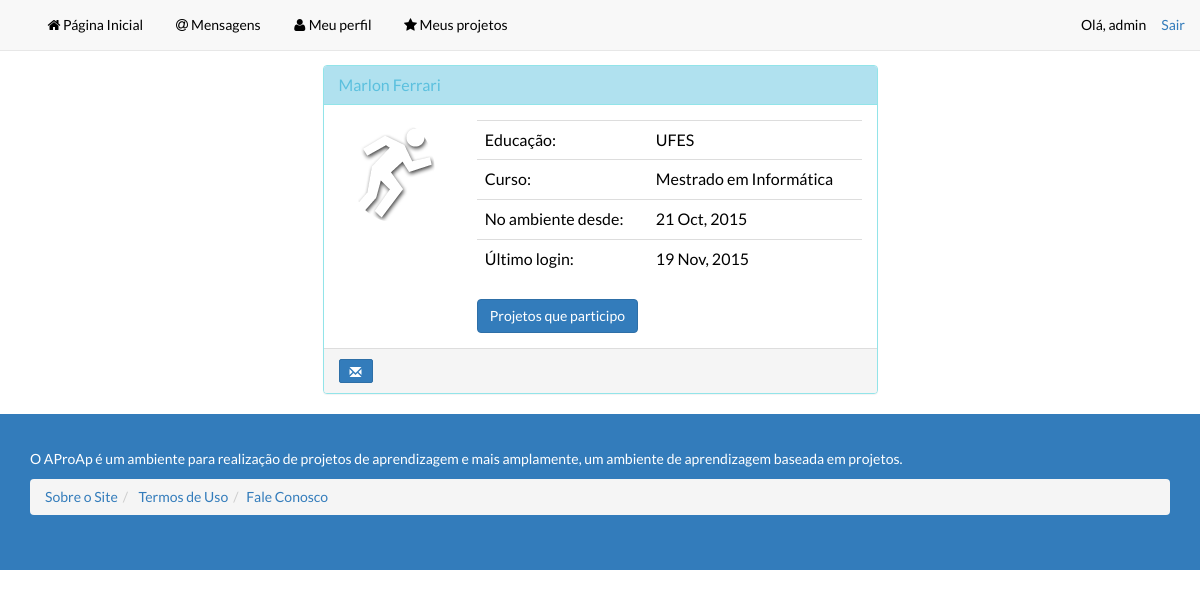
The page /perfil/marlon/ (signed in) on the database its author committed.
### aproap/models.py (models this page shows, shortened)
class Usuarios(models.Model):
    nome = models.CharField(max_length=100)
    sobrenome = models.CharField(max_length=100)
    curso = models.CharField(max_length=100, blank=True)
    educacao = models.CharField(max_length=100, blank=True)
    avatar = models.ImageField(blank=True)
    nomeUsuario = models.CharField(max_length=100)

### aproap/views.py (the view)
# urls.py: url(r'^perfil/(?P<usuario>[\w-]+)/$', 'aproap.views.perfilUsuario',
@login_required
def perfilUsuario(request, usuario):
    qualUsuario = User.objects.get(username=usuario)
    perfil = Usuarios.objects.get(nomeUsuario=qualUsuario.username)
    nome = perfil.nome
    sobrenome = perfil.sobrenome
    nomeCompleto = "%s %s" %(nome, sobrenome)
    context = dict(usuario=usuario, nomeCompleto=nomeCompleto, perfil=perfil, qualUsuario=qualUsuario)
    c = RequestContext(request, context)
    return render_to_response('perfil.html', c)

### aproap/templates/perfil.html (shortened to what this page needs)
{% include "header.html" %}
<body>
<div class="container">
      <div class="row">
        <div class="col-xs-12 col-sm-12 col-md-6 col-lg-6 col-xs-offset-0 col-sm-offset-0 col-md-offset-3 col-lg-offset-3 toppad" >
          <div class="panel panel-info">
            <div class="panel-heading">
              <h3 class="panel-title">{{ nomeCompleto }}</h3>
            </div>
            <div class="panel-body">
              <div class="row">
                <div class="col-md-3 col-lg-3 " align="center"> <img alt="User Pic" src="{{ MEDIA_URL }}{{ perfil.avatar }}" class="img-circle img-responsive"> </div>
                <div class=" col-md-9 col-lg-9 ">
                  <table class="table table-user-information">
                    <tbody>
                      <tr>
                        <td>Educação:</td>
                        <td>{{ perfil.educacao }}</td>
                      </tr>
                      <tr>
                        <td>Curso:</td>
                        <td>{{ perfil.curso }}</td>
                      </tr>
                      <tr>
                        <td>No ambiente desde:</td>
                        <td>{{ qualUsuario.date_joined|date:"d M, Y" }}</td>
                      </tr>
                      <tr>
                        <td>Último login:</td>
                        <td>{{ qualUsuario.last_login|date:"d M, Y" }}</td>
                      </tr>
                    </tbody>
                  </table>
                  <a href="#" class="btn btn-primary">Projetos que participo</a>
                </div>
              </div>
            </div>
                 <div class="panel-footer">
                     {% if user.username != usuario %}
                        <a data-original-title="Broadcast Message" data-toggle="modal" data-target="#enviaMensagem" type="button" class="btn btn-sm btn-primary"><i class="glyphicon glyphicon-envelope"></i></a>
                     {% else %}
                        <a data-original-title="Broadcast Message" data-toggle="modal" data-target="#enviaMensagem" type="button" class="btn btn-sm btn-primary disabled"><i class="glyphicon glyphicon-envelope"></i></a>
                     {% endif %}
                    </div>
          </div>
        </div>
      </div>
    </div>
</body>
{% include "footer.html" %}

### aproap/templates/header.html (shortened to what this page needs)
{% load static %}
<html><head>
        <link href="{% static 'static/css/font-awesome.min.css' %}" rel="stylesheet">
        <link href="{% static 'static/css/bootstrap.css' %}" rel="stylesheet">
        <link href="{% static 'static/css/litetooltip.min.css' %}" rel="stylesheet">
        <link href="{% static 'static/css/rateit.css' %}" rel="stylesheet">
    </head><body>
  <body>
    <div class="navbar navbar-default navbar-static-top">
      <div class="container">
        <div class="collapse navbar-collapse" id="navbar-ex-collapse">
          <p class="navbar-right navbar-text"><a href="/logout/">Sair </a></p>
          <ul class="nav navbar-left navbar-nav">
            <li class="">
              <a href="/espacos/"><i class="fa fa-fw fa-home"></i>Página Inicial</a>
            </li>
            <li>
              <a href="#"><i class="fa fa-fw fa-at"></i>Mensagens</a>
            </li>
            <li>
              <a href="/perfil/{{ user.username }}/"><i class="fa fa-fw fa-user"></i>Meu perfil</a>
            </li>
            <li>
              <a href="#"><i class="fa fa-star fa-fw"></i>Meus projetos</a>
            </li>
          </ul>
          {% if user.is_authenticated %}
              <p class="navbar-text navbar-right">Olá, {{ user.username }} </p>
          {% else %}
              <p class="navbar-text navbar-right">Olá!
                  <a href="#" class="navbar-link" data-toggle="modal" data-target="#login">você pode se logar aqui</a>
              </p>
          {% endif %}
        </div>
      </div>
    </div>

### rows shown on the page
Usuarios: avatar (picture), educacao "UFES", curso "Mestrado em Informática"

### other values the page prints
{{ user.username }} "admin"
{{ nomeCompleto }} "Marlon Ferrari"
{{ qualUsuario.date_joined|date:"d M, Y" }} "21 Oct, 2015"
{{ qualUsuario.last_login|date:"d M, Y" }} "19 Nov, 2015"
